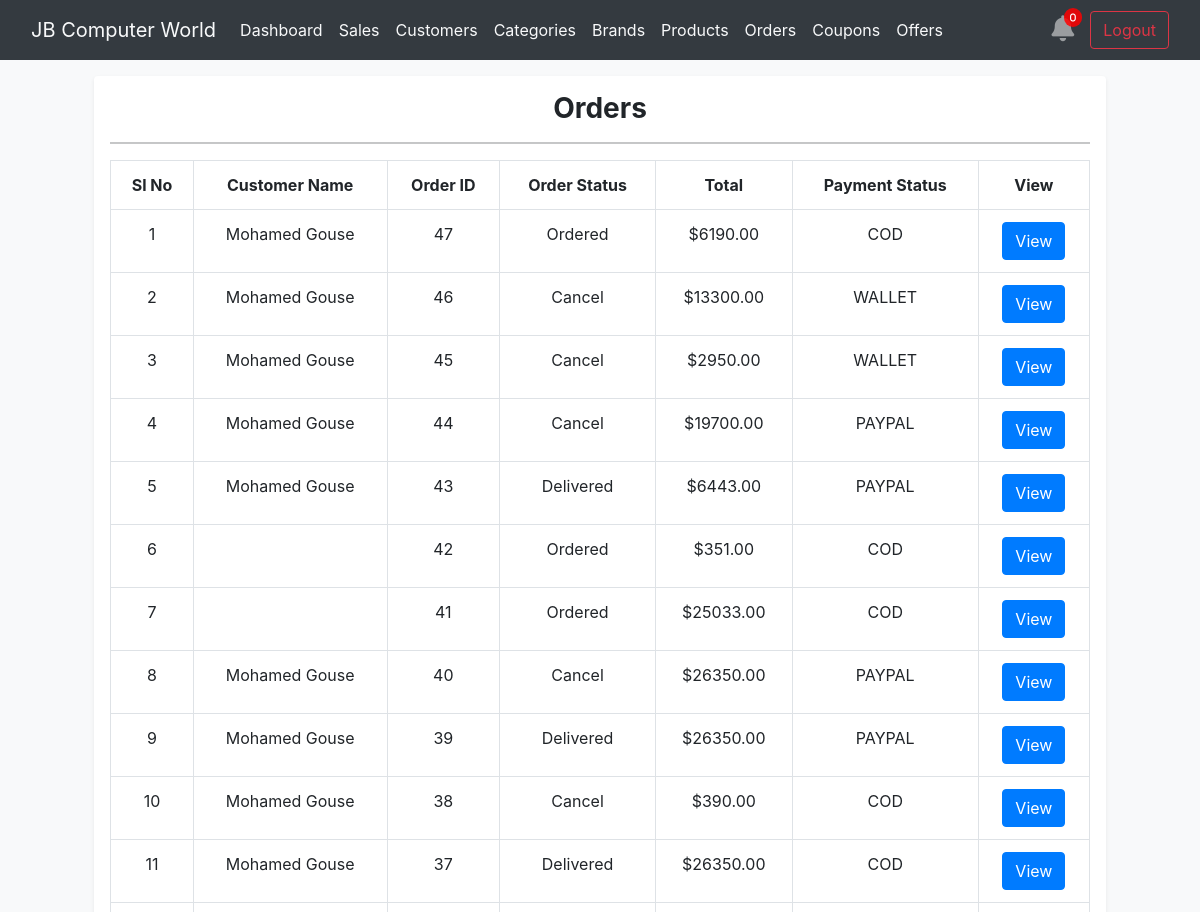
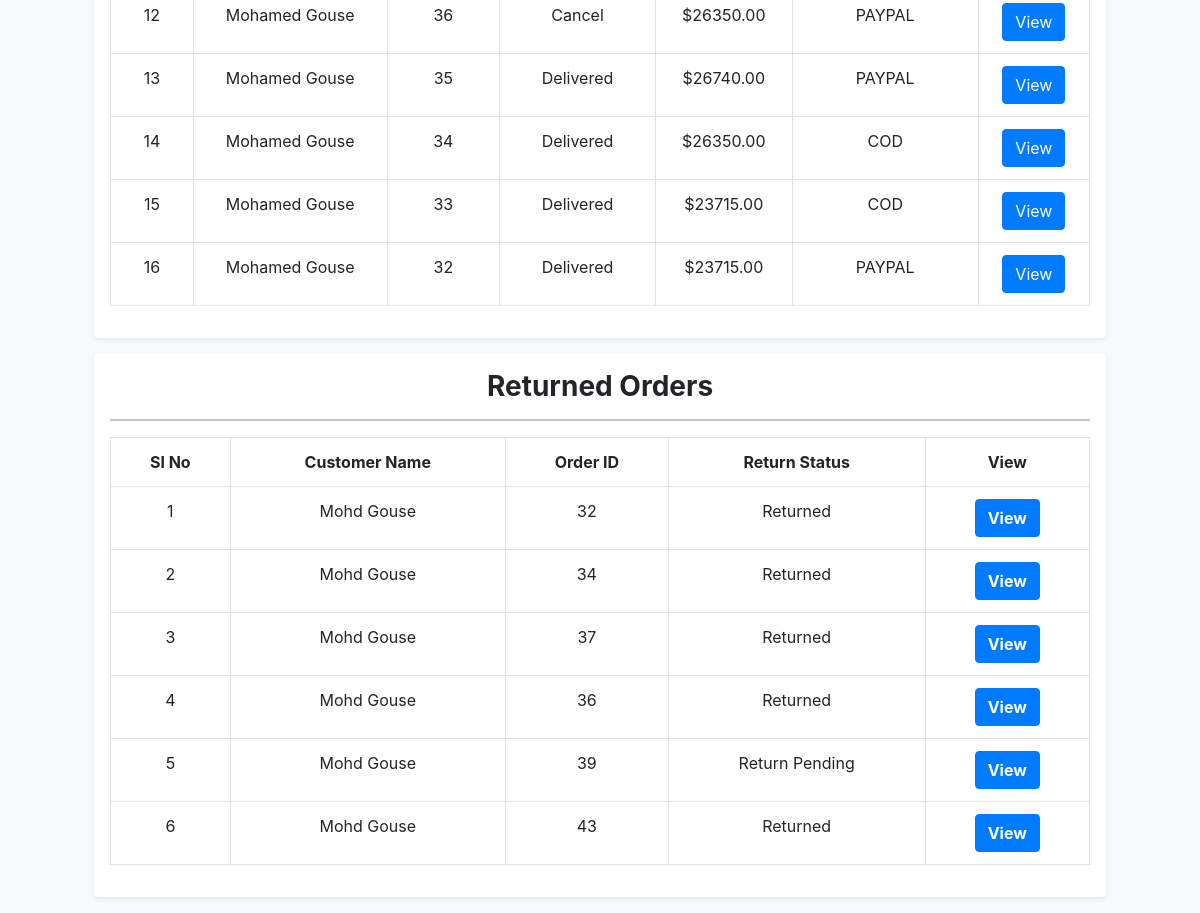
The page /orders on the database its author committed (2 pictures, top to bottom).
### order/models.py (models this page shows, shortened)
class Order(models.Model):
    COD = 'COD'
    PAYPAL = 'PAYPAL'
    WALLET = 'WALLET'
    PAYMENT_CHOICES = (
        (COD, 'COD'),
        (PAYPAL, 'PAYPAL'),
        (WALLET, 'WALLET')
    )
    ORDERED = 'Ordered'
    SHIPPED = 'Shipped'
    CANCEL = 'Cancel'
    DELIVERED = 'Delivered'
    STATUS_CHOICES = (
        (ORDERED, 'Ordered'),
        (SHIPPED, 'Shipped'),
        (CANCEL, 'Cancel'),
        (DELIVERED, 'Delivered')
    )
    user = models.ForeignKey(User, related_name='orders', blank=True, null=True, on_delete=models.CASCADE)
    address = models.ForeignKey(UserAddress, on_delete=models.SET_NULL, null=True)
    created_at = models.DateTimeField(auto_now_add=True)
    paid = models.BooleanField(default=False)
    paid_amount = models.IntegerField(blank=True, null=True)
    discount = models.IntegerField(blank=True, null=True, default=0)
    pay_method = models.CharField(max_length=20, choices=PAYMENT_CHOICES, default=COD)
    status = models.CharField(max_length=20, choices=STATUS_CHOICES, default=ORDERED)
    class Meta:
        ordering = ('-created_at',)

class ReturnedProduct(models.Model):
    RETURN_PENDING = 'Return Pending'
    RETURNED = 'Returned'
    RETURN_STATUS_CHOICES = (
        (RETURN_PENDING, 'Return Pending'),
        (RETURNED, 'Returned')
    )
    order = models.ForeignKey(Order, related_name='returned_products', on_delete=models.CASCADE)
    reason = models.TextField()
    return_status = models.CharField(max_length=20, choices=RETURN_STATUS_CHOICES, default=RETURN_PENDING)
    returned_at = models.DateTimeField(auto_now_add=True)
    received_at = models.DateTimeField(null=True, blank=True)

### acuser/models.py (models this page shows, shortened)
class UserAddress(models.Model):
    user = models.ForeignKey(User, on_delete=models.CASCADE)
    first_name = models.CharField(max_length=50)
    last_name = models.CharField(max_length=50)
    Email = models.CharField(max_length=50)
    phone = models.CharField(max_length=13)
    address = models.CharField(max_length=250)
    zipcode = models.CharField(max_length=6)
    place = models.CharField(max_length=250)
    def full_name(self):
        return f"{self.first_name} {self.last_name}"

### administration/views.py (the view)
# urls.py: path('orders', orders, name='orders'),
def orders(request):
    order = Order.objects.all()
    returned = ReturnedProduct.objects.all()
    return render(request, 'admin_manage/order/orders.html', {'order': order, 'returned': returned})

### cart/context_processor.py (called while the page is built)
def cart(request):
    total_cart_item = 0
    if request.user.is_authenticated:
        cart = CartItem.objects.filter(user=request.user)
        for item in cart:
            total_cart_item += item.quantity
    return {'total_cart_item': total_cart_item}

### templates/admin_manage/order/orders.html
{% extends 'admin_manage/adm/base.html' %}
{% block body_content %}
<div class="container-fluid p-2">
    <div class="row">
        <div class="col-10 mx-auto bg-white rounded shadow-sm p-3 my-2">
            <h3 class="fw-bold text-center">Orders</h3>
            <hr>
            <table class="table table-bordered text-center">
                <tr>
                    <th>Sl No</th>
                    <th>Customer Name</th>
                    <th>Order ID</th>
                    <th>Order Status</th>
                    <th>Total</th>
                    <th>Payment Status</th>
                    <th>View</th>
                </tr>
                {% for order in order %}
                <tr>
                    <td>{{ forloop.counter }}</td>
                    <td>{{ order.address.full_name }}</td>
                    <td>{{ order.id }}</td>
                    <td>{{ order.status }}</td>
                    <td>${{ order.paid_amount|floatformat:2 }}</td>
                    <td>{{ order.pay_method }}</td>
                    <td><a href="{% url 'orderDetail' order.id %}" class="btn btn-primary">View</a> </td>
                </tr>
                {% endfor %}
            </table>
        </div>
        <div class="col-10 mx-auto bg-white rounded shadow-sm p-3 my-2">
            <h3 class="fw-bold text-center">Returned Orders</h3>
            <hr>
            <table class="table table-bordered text-center">
                <tr>
                    <th>Sl No</th>
                    <th>Customer Name</th>
                    <th>Order ID</th>
                    <th>Return Status</th>
                    <th>View</th>
                </tr>
                {% for return in returned %}
                    <tr>
                        <td>{{ forloop.counter }}</td>
                        <td>{{ return.order.user.get_full_name }}</td>
                        <td>{{ return.order.id }}</td>
                        <td>{{ return.return_status }}</td>
                        <td><a href="{% url 'return_order' return.id %}" class="btn btn-primary fw-bold">View</a> </td>
                    </tr>
                {% endfor %}
            </table>
        </div>
    </div>
</div>
{% endblock body_content %}

### rows shown on the page
Order: address.full_name "Mohamed Gouse", id "47", status "Ordered", paid_amount "6190.00", pay_method "COD"
Order: address.full_name "Mohamed Gouse", id "46", status "Cancel", paid_amount "13300.00", pay_method "WALLET"
Order: address.full_name "Mohamed Gouse", id "45", status "Cancel", paid_amount "2950.00", pay_method "WALLET"
Order: address.full_name "Mohamed Gouse", id "44", status "Cancel", paid_amount "19700.00", pay_method "PAYPAL"
Order: address.full_name "Mohamed Gouse", id "43", status "Delivered", paid_amount "6443.00", pay_method "PAYPAL"
Order: id "42", status "Ordered", paid_amount "351.00", pay_method "COD"
Order: id "41", status "Ordered", paid_amount "25033.00", pay_method "COD"
Order: address.full_name "Mohamed Gouse", id "40", status "Cancel", paid_amount "26350.00", pay_method "PAYPAL"
Order: address.full_name "Mohamed Gouse", id "39", status "Delivered", paid_amount "26350.00", pay_method "PAYPAL"
Order: address.full_name "Mohamed Gouse", id "38", status "Cancel", paid_amount "390.00", pay_method "COD"
Order: address.full_name "Mohamed Gouse", id "37", status "Delivered", paid_amount "26350.00", pay_method "COD"
Order: address.full_name "Mohamed Gouse", id "36", status "Cancel", paid_amount "26350.00", pay_method "PAYPAL"
Order: address.full_name "Mohamed Gouse", id "35", status "Delivered", paid_amount "26740.00", pay_method "PAYPAL"
Order: address.full_name "Mohamed Gouse", id "34", status "Delivered", paid_amount "26350.00", pay_method "COD"
Order: address.full_name "Mohamed Gouse", id "33", status "Delivered", paid_amount "23715.00", pay_method "COD"
Order: address.full_name "Mohamed Gouse", id "32", status "Delivered", paid_amount "23715.00", pay_method "PAYPAL"
ReturnedProduct: order.user.get_full_name "Mohd Gouse", order.id "32", return_status "Returned"
ReturnedProduct: order.user.get_full_name "Mohd Gouse", order.id "34", return_status "Returned"
ReturnedProduct: order.user.get_full_name "Mohd Gouse", order.id "37", return_status "Returned"
ReturnedProduct: order.user.get_full_name "Mohd Gouse", order.id "36", return_status "Returned"
ReturnedProduct: order.user.get_full_name "Mohd Gouse", order.id "39", return_status "Return Pending"
ReturnedProduct: order.user.get_full_name "Mohd Gouse", order.id "43", return_status "Returned"
